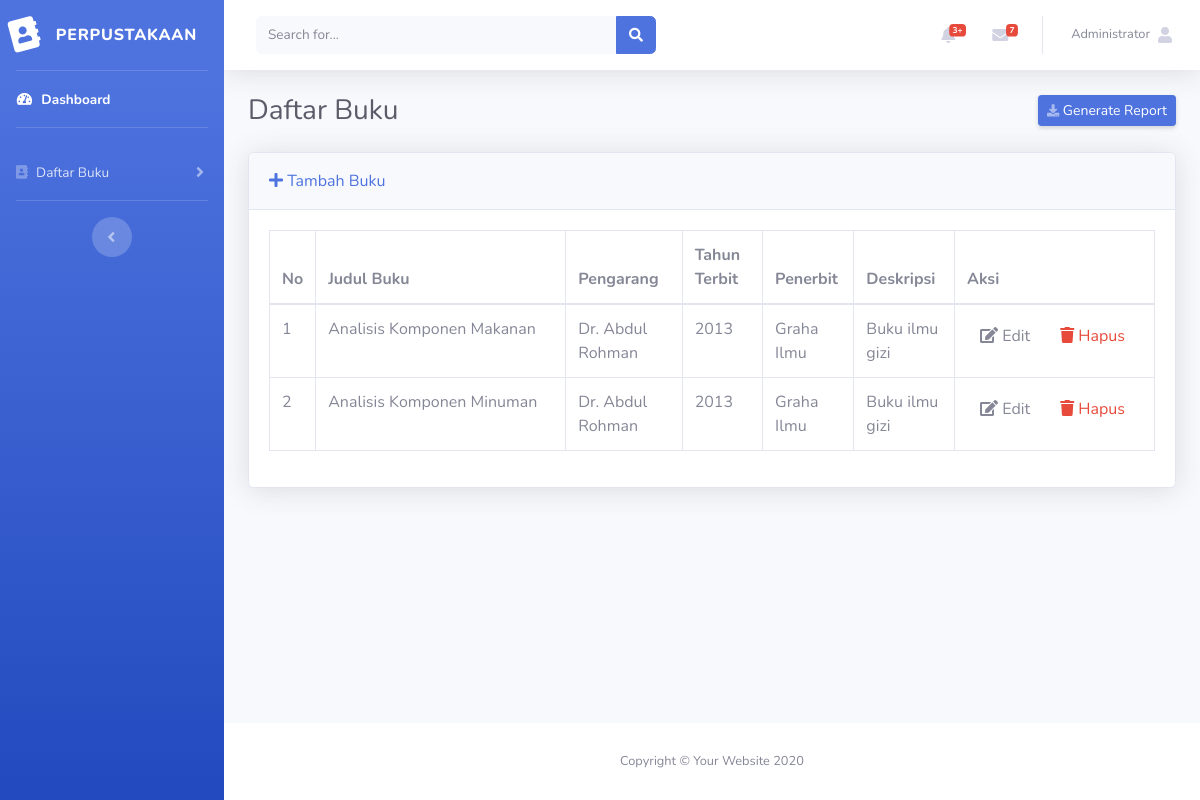
/index.php/admin/perpus, run on the app's committed database.
### tables this page shows
CREATE TABLE `buku` (
  `id` int(11) NOT NULL AUTO_INCREMENT,
  `judul_buku` varchar(255) DEFAULT NULL,
  `pengarang` varchar(255) DEFAULT NULL,
  `tahun_terbit` varchar(32) DEFAULT NULL,
  `penerbit` varchar(255) DEFAULT NULL,
  `deskripsi` varchar(500) DEFAULT NULL,
  PRIMARY KEY (`id`)
);

### application/controllers/admin/Perpus.php (called while the page is built, shortened)
<?php
class Perpus extends CI_Controller
{
    public function __construct()
    {
        $this->load->model("perpus_model");
        $this->load->library('form_validation');
    }
    public function index()
    {
        $data["perpus"] = $this->perpus_model->getAll();
        $this->load->view("admin/perpus/list", $data);
    }
}

### index.php (called while the page is built, shortened)
<?php
require_once BASEPATH.'core/CodeIgniter.php';

### application/models/Perpus_model.php (called while the page is built, shortened)
<?php defined('BASEPATH') OR exit('No direct script access allowed');
class Perpus_model extends CI_Model
{
    private $_table = "buku";
    public function getAll()
    {
        return $this->db->get($this->_table)->result();
    }
}

### application/views/admin/perpus/list.php (the view, shortened to what this page needs)
<!DOCTYPE html>
<html lang="en">
<head>
  <link href="../../assets/fontawesome-free/css/all.min.css" rel="stylesheet" type="text/css">
  <link href="../../css/sb-admin-2.min.css" rel="stylesheet">
</head>
<body id="page-top">
  <div id="wrapper">
    <ul class="navbar-nav bg-gradient-primary sidebar sidebar-dark accordion" id="accordionSidebar">
      <a class="sidebar-brand d-flex align-items-center justify-content-center" href="index.html">
        <div class="sidebar-brand-icon rotate-n-15">
          <i class="fa fa-address-book"></i>
        </div>
        <div class="sidebar-brand-text mx-3">Perpustakaan</div>
      </a>
      <hr class="sidebar-divider my-0">
      <li class="nav-item active">
        <a class="nav-link" href="index.html">
          <i class="fas fa-fw fa-tachometer-alt"></i>
          <span>Dashboard</span></a>
      </li>
      <hr class="sidebar-divider">
      <li class="nav-item">
        <a class="nav-link collapsed" href="#" data-toggle="collapse" data-target="#collapseTwo" aria-expanded="true" aria-controls="collapseTwo">
          <i class="fa fa-address-book"></i>
          <span>Daftar Buku</span>
        </a>
      </li>
      <hr class="sidebar-divider d-none d-md-block">
      <div class="text-center d-none d-md-inline">
        <button class="rounded-circle border-0" id="sidebarToggle"></button>
      </div>
    </ul>
    <div id="content-wrapper" class="d-flex flex-column">
      <div id="content">
        <nav class="navbar navbar-expand navbar-light bg-white topbar mb-4 static-top shadow">
          <form class="d-none d-sm-inline-block form-inline mr-auto ml-md-3 my-2 my-md-0 mw-100 navbar-search">
            <div class="input-group">
              <input type="text" class="form-control bg-light border-0 small" placeholder="Search for..." aria-label="Search" aria-describedby="basic-addon2">
              <div class="input-group-append">
                <button class="btn btn-primary" type="button">
                  <i class="fas fa-search fa-sm"></i>
                </button>
              </div>
            </div>
          </form>
          <ul class="navbar-nav ml-auto">
            <li class="nav-item dropdown no-arrow mx-1">
              <a class="nav-link dropdown-toggle" href="#" id="alertsDropdown" role="button" data-toggle="dropdown" aria-haspopup="true" aria-expanded="false">
                <i class="fas fa-bell fa-fw"></i>
                <span class="badge badge-danger badge-counter">3+</span>
              </a>
            </li>
            <li class="nav-item dropdown no-arrow mx-1">
              <a class="nav-link dropdown-toggle" href="#" id="messagesDropdown" role="button" data-toggle="dropdown" aria-haspopup="true" aria-expanded="false">
                <i class="fas fa-envelope fa-fw"></i>
                <span class="badge badge-danger badge-counter">7</span>
              </a>
            </li>
            <li class="nav-item dropdown no-arrow">
              <a class="nav-link dropdown-toggle" href="#" id="userDropdown" role="button" data-toggle="dropdown" aria-haspopup="true" aria-expanded="false">
                <span class="mr-2 d-none d-lg-inline text-gray-600 small">Administrator</span>
                <i class="fa fa-user" aria-hidden="true"></i>
              </a>
            </li>
          </ul>
        </nav>
        <div class="container-fluid">
          <div class="d-sm-flex align-items-center justify-content-between mb-4">
            <h1 class="h3 mb-0 text-gray-800">Daftar Buku</h1>
            <a href="#" class="d-none d-sm-inline-block btn btn-sm btn-primary shadow-sm"><i class="fas fa-download fa-sm text-white-50"></i> Generate Report</a>
          </div>
				<div class="card shadow mb-4">
            <div class="card-header py-3">
            <a href="<?php echo site_url('admin/perpus/add') ?>"><i class="fas fa-plus"></i> Tambah Buku</a>
            </div>
            <div class="card-body">
              <div class="table-responsive">
                <table class="table table-bordered" id="dataTable" width="100%" cellspacing="0">
                  <thead>
                    <tr>
                    <th>No</th>
										<th>Judul Buku</th>
										<th>Pengarang</th>
										<th>Tahun Terbit</th>
                    <th>Penerbit</th>
                    <th>Deskripsi</th>
										<th>Aksi</th>
                  </tr>
								</thead>
								<tbody>
                  <?php $i=1; foreach ($perpus as $perpus): ?>
									<tr>
                    <td>
                    <?php echo $i ?>
                    </td>
										<td width="250">
											<?php echo $perpus->judul_buku ?>
										</td>
										<td>
											<?php echo $perpus->pengarang ?>
                    </td>
                    <td>
											<?php echo $perpus->tahun_terbit ?>
                    </td>
                    <td>
											<?php echo $perpus->penerbit ?>
                    </td>
                    <td>
											<?php echo $perpus->deskripsi ?>
										</td>
										<td width="200">
											<a href="<?php echo site_url('admin/perpus/edit/'.$perpus->id) ?>"
											 class="btn btn-small"><i class="fas fa-edit"></i> Edit</a>
											<a onclick="deleteConfirm('<?php echo site_url('admin/perpus/delete/'.$perpus->id) ?>')"
											 href="#!" class="btn btn-small text-danger"><i class="fas fa-trash"></i> Hapus</a>
										</td>
									</tr>
                  <?php $i++; endforeach;
                  ?>
								</tbody>
							</table>
						</div>
					</div>
				</div>
			</div>
      </div>
      <footer class="sticky-footer bg-white">
        <div class="container my-auto">
          <div class="copyright text-center my-auto">
            <span>Copyright &copy; Your Website 2020</span>
          </div>
        </div>
      </footer>
    </div>
  </div>
</body>
</html>

### data on the page
buku: judul_buku "Analisis Komponen Makanan", pengarang "Dr. Abdul Rohman", tahun_terbit "2013", penerbit "Graha Ilmu", deskripsi "Buku ilmu gizi"
buku: judul_buku "Analisis Komponen Minuman", pengarang "Dr. Abdul Rohman", tahun_terbit "2013", penerbit "Graha Ilmu", deskripsi "Buku ilmu gizi"
